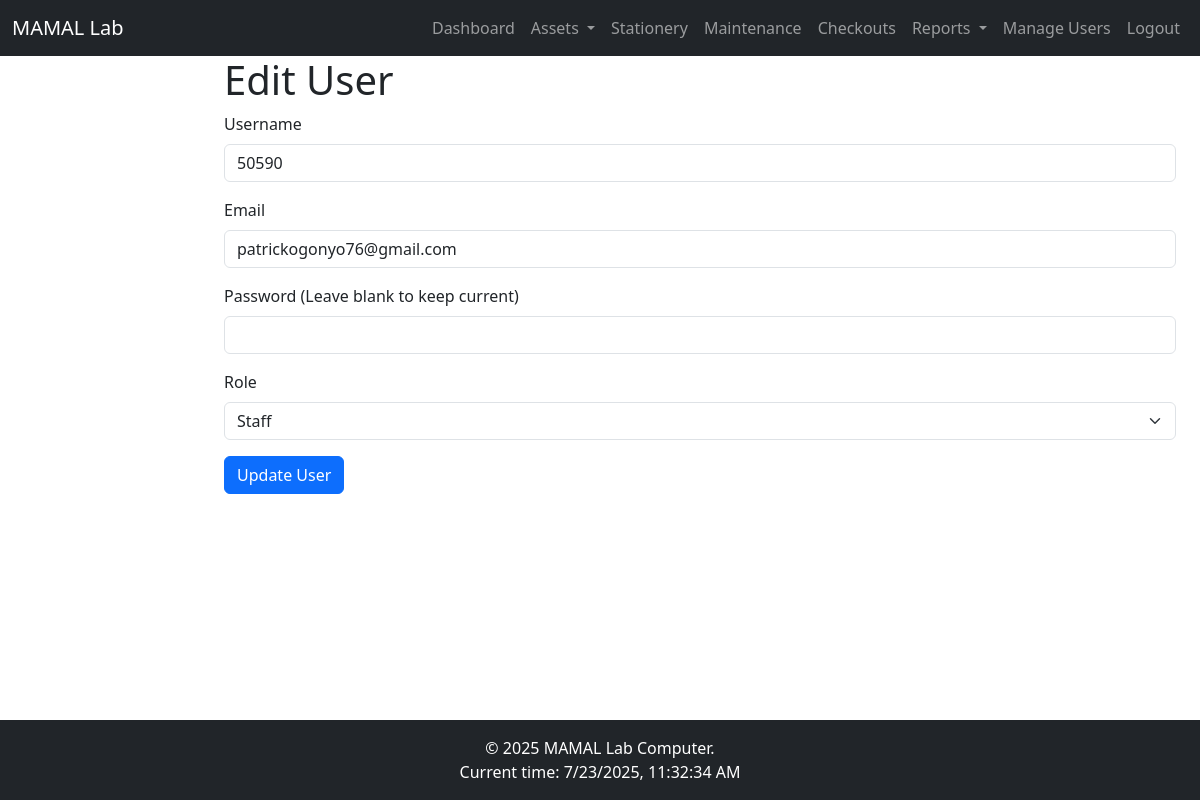
The page /admin/edit_user/3 (signed in) on the database its author committed.
### app/models.py (models this page shows, shortened)
class User(UserMixin, db.Model):
    id = db.Column(db.Integer, primary_key=True)
    username = db.Column(db.String(64), index=True, unique=True)
    email = db.Column(db.String(120), index=True, unique=True)
    password_hash = db.Column(db.String(128))
    role = db.Column(db.String(20), default='staff')  # Default role is 'staff'
    is_active = db.Column(db.Boolean, default=True)  # For soft deletion (active/inactive)
    last_seen = db.Column(db.DateTime, default=datetime.utcnow)

### app/admin/routes.py (the view, shortened to what this page needs)
@bp.route('/edit_user/<int:id>', methods=['GET', 'POST'])
@login_required
@admin_only
def edit_user(id):
    user = User.query.get_or_404(id)
    form = EditUserForm(obj=user)
    return render_template('admin/edit_user.html', form=form, user=user)

### app/admin/forms.py
class EditUserForm(FlaskForm):
    username = StringField('Username', validators=[DataRequired(), Length(min=3, max=150)])
    email = StringField('Email', validators=[DataRequired(), Email()])
    password = PasswordField('Password (Leave blank to keep current)', validators=[Length(min=6)])
    role = SelectField('Role', choices=[('staff', 'Staff'), ('admin', 'Admin')], validators=[DataRequired()])
    submit = SubmitField('Update User')

### app/admin/routes.py (called while the page is built)
def admin_only(f):
    @wraps(f)
    def decorated_function(*args, **kwargs):
        if current_user.role != 'admin':
            flash("You don't have permission to access this page", "danger")
            return redirect(url_for('main.dashboard'))
        return f(*args, **kwargs)
    return decorated_function

### app/models.py (called while the page is built)
@login.user_loader
def load_user(id):
    return User.query.get(int(id))

### app/templates/admin/edit_user.html (shortened to what this page needs)
{% extends 'layouts/base.html' %}
{% block content %}
<h1>Edit User</h1>
<form method="POST" action="{{ url_for('admin.edit_user', id=user.id) }}">
    <div class="mb-3">
        {{ form.username.label(class="form-label") }}
        {{ form.username(class="form-control") }}
    </div>
    <div class="mb-3">
        {{ form.email.label(class="form-label") }}
        {{ form.email(class="form-control") }}
    </div>
    <div class="mb-3">
        {{ form.password.label(class="form-label") }}
        {{ form.password(class="form-control") }}
    </div>
    <div class="mb-3">
        {{ form.role.label(class="form-label") }}
        {{ form.role(class="form-select") }}
    </div>
    {{ form.submit(class="btn btn-primary") }}
</form>
{% endblock %}

### rows shown on the page
User: username "50590", email "patrickogonyo76@gmail.com", role "Staff"
